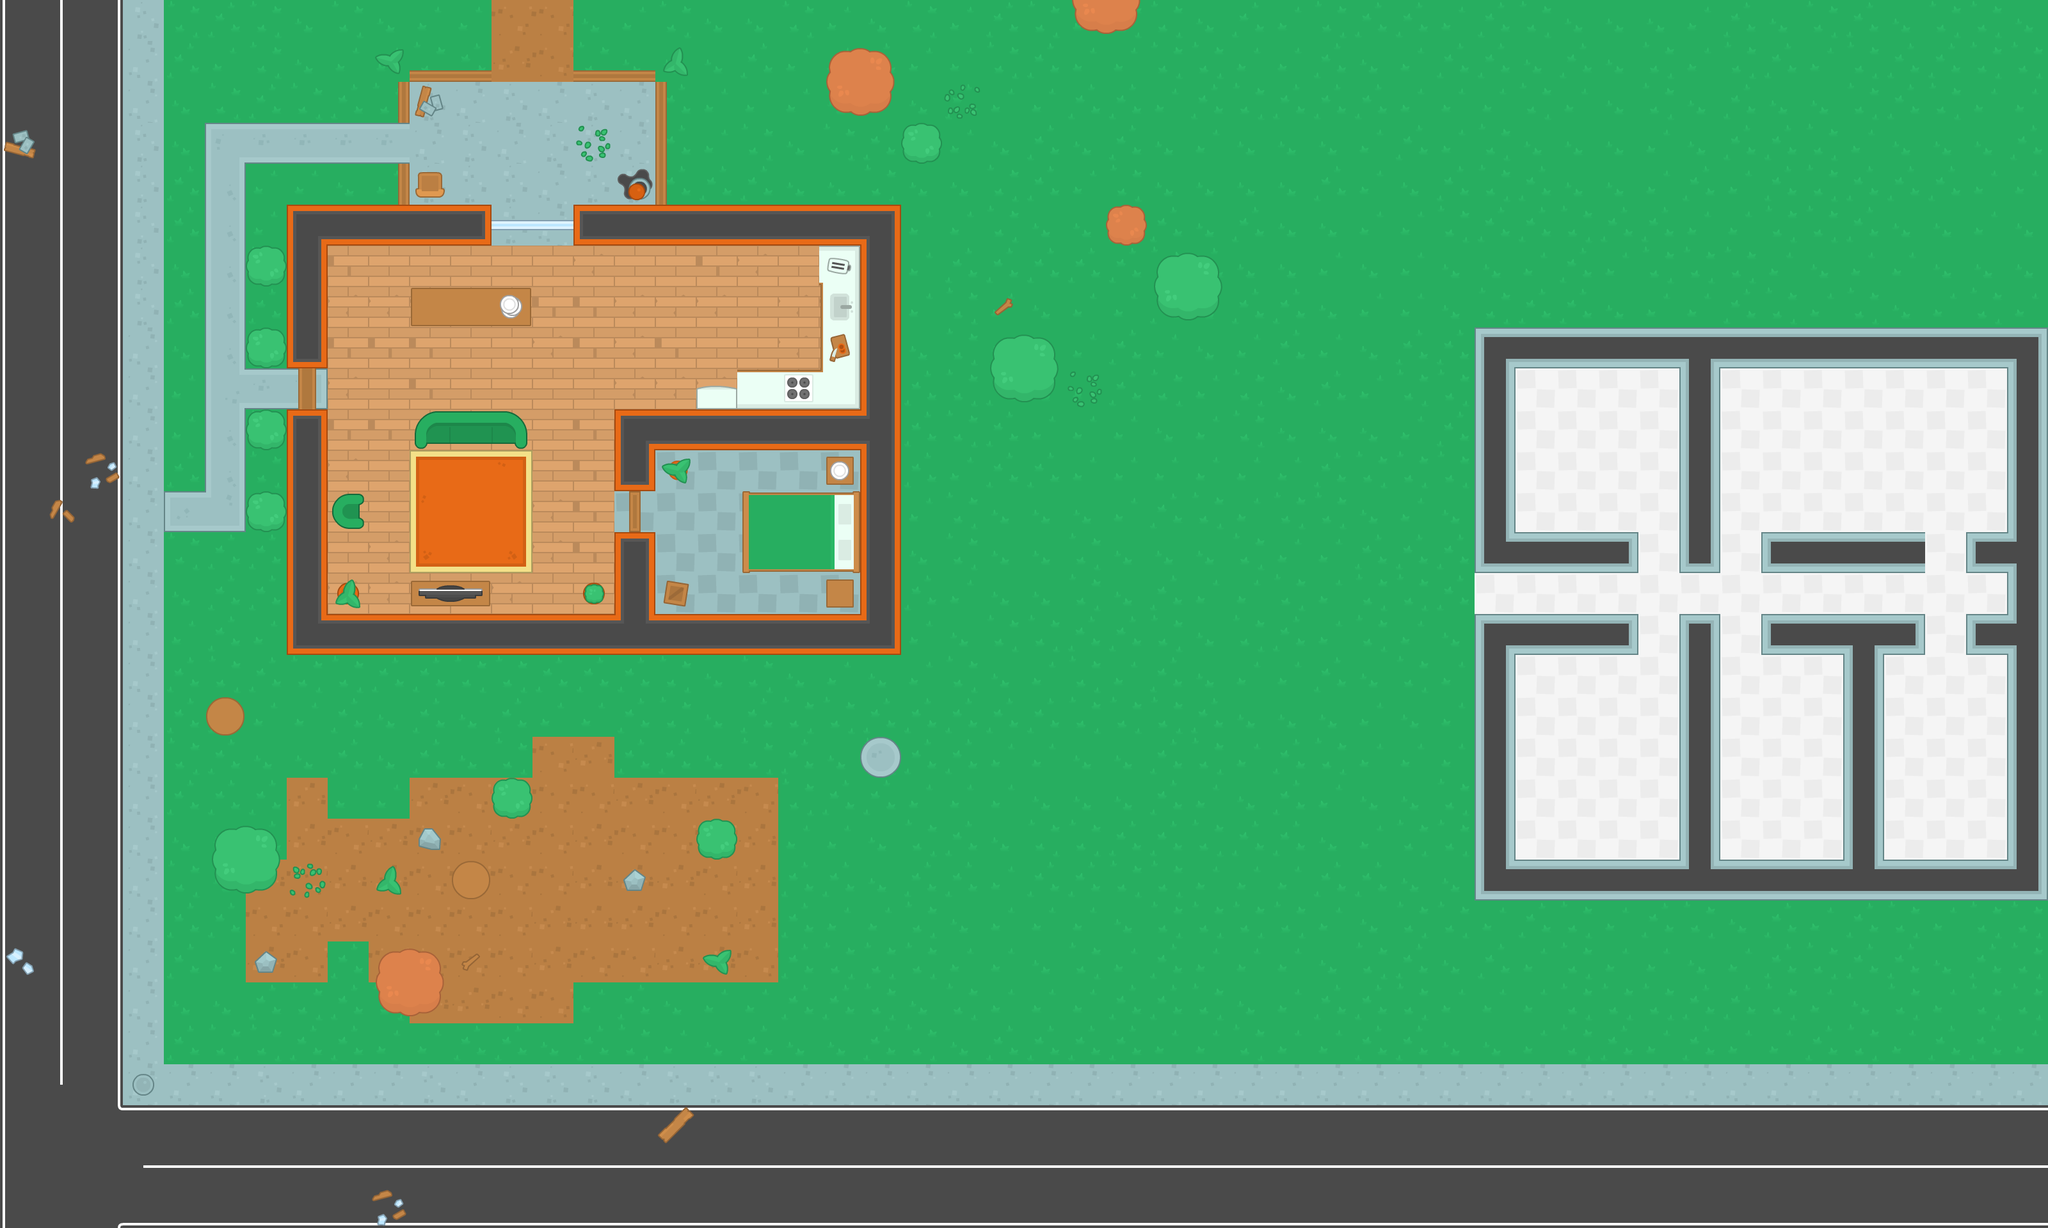

Below is a game level as drawn by its tile map, then a one-line description and the .tmx that defines it (tile-layer data replaced by summaries):
An orthogonal 50x30 tile map with 64x64 px tiles, 4 tile layers (ground, walls, items, decorations) and 54 objects (43x wall, 4x zombie, 2x portal, player, health, ...).

<map version="1.2" tiledversion="1.3.4" orientation="orthogonal" renderorder="right-down" width="50" height="30" tilewidth="64" tileheight="64" infinite="0" nextlayerid="6" nextobjectid="158">
 <tileset firstgid="1" name="spritesheet_tiles" tilewidth="64" tileheight="64" spacing="10" tilecount="540" columns="27">
  <image source="../img/spritesheet_tiles.png" width="1988" height="1470" />
 </tileset>
 <layer id="1" name="ground" width="50" height="30">
  <data>[1500 cells, 1500 non-empty, 40 distinct tile ids]</data>
 </layer>
 <layer id="2" name="walls" width="50" height="30">
  <data>[1500 cells, 150 non-empty, 24 distinct tile ids]</data>
 </layer>
 <layer id="3" name="items" width="50" height="30">
  <data>[1500 cells, 67 non-empty, 39 distinct tile ids]</data>
 </layer>
 <layer id="4" name="decorations" width="50" height="30">
  <data>[1500 cells, 25 non-empty, 18 distinct tile ids]</data>
 </layer>
 <objectgroup id="5" name="Obstacles">
  <object id="87" name="wall" x="446.667" y="320" width="320" height="61.3333" />
  <object id="92" name="wall" x="896" y="320" width="509.333" height="61.3333" />
  <object id="94" name="player" x="262.667" y="266.667" width="42.6667" height="45.3333" />
  <object id="95" name="wall" x="654.667" y="269.333" width="34.6667" height="34.6667" />
  <object id="96" name="wall" x="448" y="961.333" width="957.333" height="61.3333" />
  <object id="97" name="wall" x="446.667" y="641.333" width="64" height="317.333" />
  <object id="98" name="wall" x="449.333" y="382.667" width="64" height="192" />
  <object id="99" name="wall" x="1342.67" y="381.333" width="64" height="578.666" />
  <object id="100" name="wall" x="957.334" y="641.333" width="386.666" height="61.3333" />
  <object id="101" name="wall" x="958.667" y="830.667" width="64" height="133.333" />
  <object id="102" name="wall" x="958.667" y="701.333" width="64" height="63.9997" />
  <object id="103" name="wall" x="520" y="905.333" width="45.3333" height="45.3333">
   <ellipse />
  </object>
  <object id="104" name="wall" x="909.333" y="910.667" width="34.6666" height="37.3333">
   <ellipse />
  </object>
  <object id="105" name="wall" x="641.333" y="452" width="186.667" height="61.3333" />
  <object id="106" name="wall" x="638.666" y="905.333" width="130.667" height="45.3333" />
  <object id="107" name="wall" x="641.333" y="641.333" width="186.667" height="61.3333" />
  <object id="108" name="wall" x="516" y="766.667" width="56.0003" height="61.3333" />
  <object id="110" name="wall" x="1281.33" y="382.667" width="64" height="258.666" />
  <object id="111" name="wall" x="1153.33" y="577.333" width="128" height="61.3333" />
  <object id="112" name="wall" x="1086.67" y="601.333" width="69.3333" height="40" />
  <object id="113" name="zombie" x="266.667" y="653.333" width="42.6667" height="45.3333" />
  <object id="114" name="zombie" x="520" y="136" width="42.6667" height="45.3333" />
  <object id="115" name="zombie" x="1101.33" y="778.667" width="42.6667" height="45.3333" />
  <object id="116" name="wall" x="2302.67" y="512" width="64" height="381.333" />
  <object id="117" name="wall" x="2365.33" y="833.333" width="192" height="58.6667" />
  <object id="118" name="wall" x="2750.67" y="834.667" width="258.667" height="58.6667" />
  <object id="119" name="wall" x="2749.33" y="962.667" width="258.667" height="58.6667" />
  <object id="120" name="wall" x="2622.67" y="958.667" width="64" height="384" />
  <object id="121" name="wall" x="2622.67" y="513.333" width="64" height="384" />
  <object id="122" name="wall" x="2368" y="514.667" width="258.667" height="58.6667" />
  <object id="123" name="wall" x="2688" y="514.667" width="509.334" height="58.6667" />
  <object id="124" name="wall" x="2306.67" y="1341.33" width="890.667" height="61.3334" />
  <object id="125" name="wall" x="2305.33" y="960" width="64" height="384" />
  <object id="126" name="wall" x="3134.67" y="573.333" width="64" height="765.333" />
  <object id="127" name="wall" x="2881.33" y="1024" width="64" height="317.333" />
  <object id="128" name="wall" x="1025.33" y="129.333" width="16" height="192" />
  <object id="129" name="wall" x="621.333" y="253.333" width="16" height="69.3333" />
  <object id="130" name="wall" x="621.333" y="125.333" width="16" height="69.3333" />
  <object id="131" name="wall" x="640" y="112" width="128" height="13.3333" />
  <object id="132" name="wall" x="896" y="110.667" width="128" height="16" />
  <object id="133" name="wall" x="2366.67" y="962.667" width="192" height="58.6667" />
  <object id="134" name="wall" x="3073.33" y="962.667" width="64" height="58.6667" />
  <object id="135" name="wall" x="3070.67" y="834.667" width="64" height="61.3334" />
  <object id="136" name="wall" x="-40" y="-1.33333" width="3261.33" />
  <object id="138" name="wall" x="-15.9983" y="1920" width="3256" />
  <object id="139" name="wall" x="-1.33333" y="-48" height="2021.33" />
  <object id="140" name="wall" x="3198.67" y="-22.6667" height="1986.67" />
  <object id="141" name="health" x="266.667" y="460" width="40" height="42.6667" />
  <object id="142" name="zombie" x="263.667" y="856" width="42.6667" height="45.3333" />
  <object id="152" name="shotgun" x="845.333" y="785.333" width="40" height="42.6667" />
  <object id="153" name="9mm" x="1094.67" y="906.667" width="40" height="42.6667" />
  <object id="154" name="12mm" x="841.333" y="205.333" width="40" height="42.6667" />
  <object id="155" name="portal" x="320" y="1092" width="61.3333" height="56" />
  <object id="157" name="portal" x="708" y="1349.33" width="61.3333" height="56" />
 </objectgroup>
</map>
